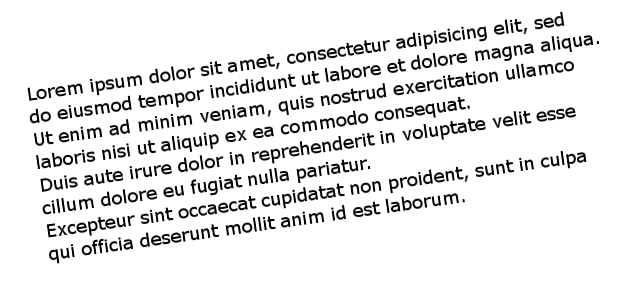
//> input picture Computer Vision Internship/OCR/opencv-OCR_utils/images/m8.jpg, 639 x 290 px
$ ./skew_angle   (built with g++ and OpenCV 4)
//> lines starting //> are read from the running program, lines starting //| are printed output that depends on the picture; after the words box and inside, x2 and y2 are one past the last pixel; in counts of white or black regions, pixels touching at a corner belong together
#include "opencv2/opencv.hpp"
#include <vector>
#include <iostream>


double compute_skew(const char* filename);
void deskew(const char* filename, double angle);

const char* files[] = { "images/m8.jpg", "images/m20.jpg", "images/p3.jpg", "images/p16.jpg", "images/p24.jpg"};
double skew_angles[] = { 0, 0, 0, 0, 0 };

int main()
{
	unsigned nb_files = sizeof(files) / sizeof(const char*);
	for (unsigned i = 0; i < nb_files; ++i)
		skew_angles[i] = compute_skew(files[i]);
//> in compute_skew, src is the input picture: 290 rows x 639 cols, CV_8UC1; min 0, max 255, mean 231
//> in compute_skew, `cv::bitwise_not(src, src);`:
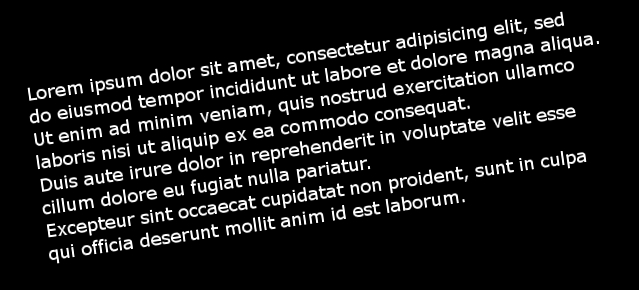
//> src: 290 rows x 639 cols, CV_8UC1; min 0, max 255, mean 24
//> in compute_skew, `cv::HoughLinesP(src, lines, 1, CV_PI/180, 100, size.width / 2.f, 20);`: lines = 79 lines (x1, y1, x2, y2), first 8: [30, 115, 591, 36], [48, 235, 586, 160], [42, 190, 575, 115], [28, 92, 562, 16], [29, 116, 591, 37], [45, 230, 585, 154], [47, 229, 585, 153], [40, 182, 572, 108]
//> in compute_skew, `unsigned nb_lines = lines.size();`: nb_lines = 79
//> the loop in compute_skew, `for (unsigned i = 0; i < nb_lines; ++i)` made 79 passes
//> angle on passes 1 to 12: -0.14, -0.278, -0.418, -0.56, -0.699, -0.839, -0.979, -1.12, -1.26, -1.4, -1.54, -1.68
//> after the loop in compute_skew, `for (unsigned i = 0; i < nb_lines; ++i)`:
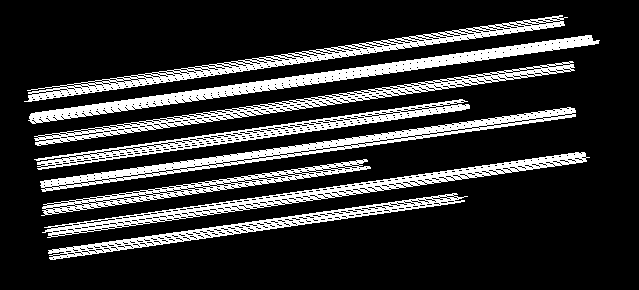
//> disp_lines: 290 rows x 639 cols, CV_8UC1; 19.2% white; 8 white regions, largest, box (x1, y1, x2, y2) and area: (28, 35, 600, 124) 5875, (40, 107, 576, 192) 5161, (42, 152, 590, 238) 5009
//> after the loop in compute_skew, `for (unsigned i = 0; i < nb_lines; ++i)`: angle = -11.02
//> in compute_skew, `angle /= nb_lines;`: angle = -0.14
//> in compute_skew, `double d_angle = angle * 180 / CV_PI;`: d_angle = -8
//| File images/m8.jpg: -7.99519
//> skew_angles = [-8, 0, 0, 0, 0]; files = 5 items
//> pass 2 of the loop `for (unsigned i = 0; i < nb_files; ++i)`:
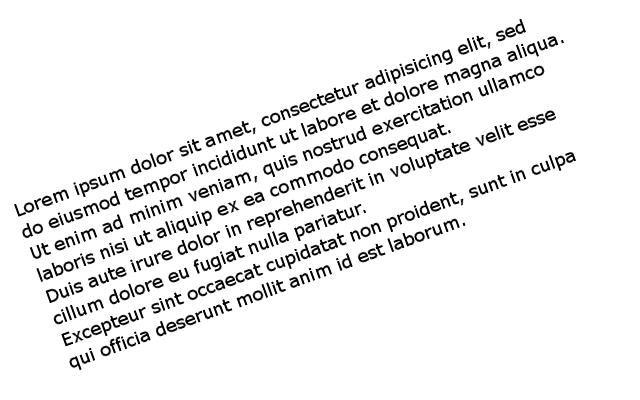
//> input picture Computer Vision Internship/OCR/opencv-OCR_utils/images/m20.jpg, 640 x 400 px
//> in compute_skew, src is the input picture: 400 rows x 640 cols, CV_8UC1; min 0, max 255, mean 237.7
//> in compute_skew (call 2), `cv::bitwise_not(src, src);`:
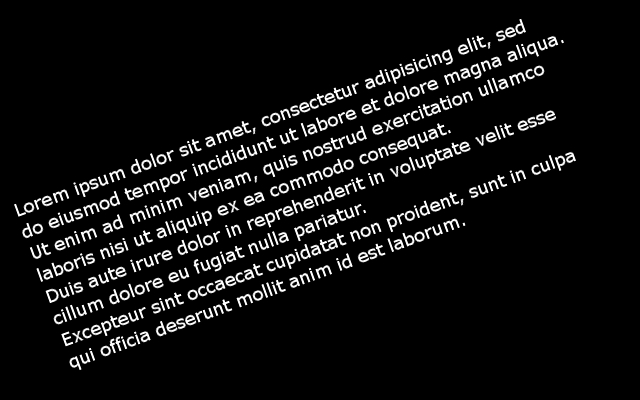
//> src: 400 rows x 640 cols, CV_8UC1; min 0, max 255, mean 17.3
//> lines = 78 lines (x1, y1, x2, y2), first 8: [65, 343, 575, 158], [23, 229, 564, 32], [47, 295, 558, 109], [62, 338, 573, 152], [24, 237, 565, 40], [65, 345, 575, 160], [23, 237, 563, 40], [31, 251, 541, 65]
//> nb_lines = 78
//> the loop in compute_skew (call 2), `for (unsigned i = 0; i < nb_lines; ++i)` made 78 passes
//> angle on passes 1 to 8: -0.348, -0.697, -1.05, -1.4, -1.74, -2.09, -2.44, -2.79
//> after the loop in compute_skew (call 2), `for (unsigned i = 0; i < nb_lines; ++i)`:
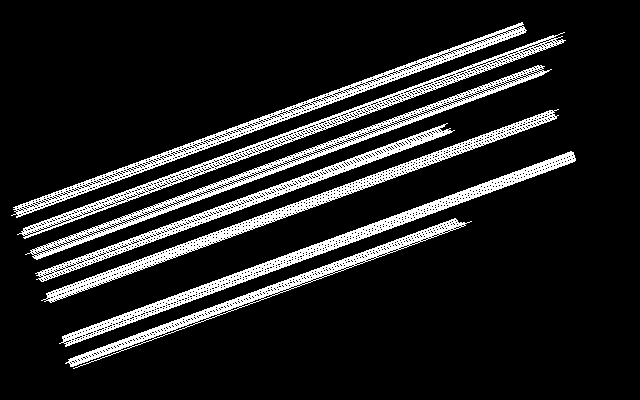
//> disp_lines: 400 rows x 640 cols, CV_8UC1; 13.2% white in thin lines or dots, all inside (x1, y1, x2, y2) = (11, 22, 576, 369)
//> after the loop in compute_skew (call 2), `for (unsigned i = 0; i < nb_lines; ++i)`: angle = -27.22
//> in compute_skew (call 2), `angle /= nb_lines;`: angle = -0.349
//> d_angle = -19.99
//| File images/m20.jpg: -19.9944
//> skew_angles = [-8, -19.99, 0, 0, 0]

	for (unsigned i = 0; i < nb_files; ++i)
		deskew(files[i], skew_angles[i]);
}


double compute_skew(const char* filename)
{
   // Load in grayscale.
   cv::Mat src = cv::imread(filename, 0);
   cv::Size size = src.size();
   cv::bitwise_not(src, src);
   std::vector<cv::Vec4i> lines;
   cv::HoughLinesP(src, lines, 1, CV_PI/180, 100, size.width / 2.f, 20);
      cv::Mat disp_lines(size, CV_8UC1, cv::Scalar(0, 0, 0));
    double angle = 0.;
    unsigned nb_lines = lines.size();
    for (unsigned i = 0; i < nb_lines; ++i)
    {
        cv::line(disp_lines, cv::Point(lines[i][0], lines[i][1]),
                 cv::Point(lines[i][2], lines[i][3]), cv::Scalar(255, 0 ,0));
        angle += atan2((double)lines[i][3] - lines[i][1],
                       (double)lines[i][2] - lines[i][0]);
    }
    angle /= nb_lines; // mean angle, in radians.
    double d_angle = angle * 180 / CV_PI;

    std::cout << "File " << filename << ": " << d_angle << std::endl;

//> (the run ends here: the program stops with an error, at `cv::imshow(filename, disp_lines);`)
